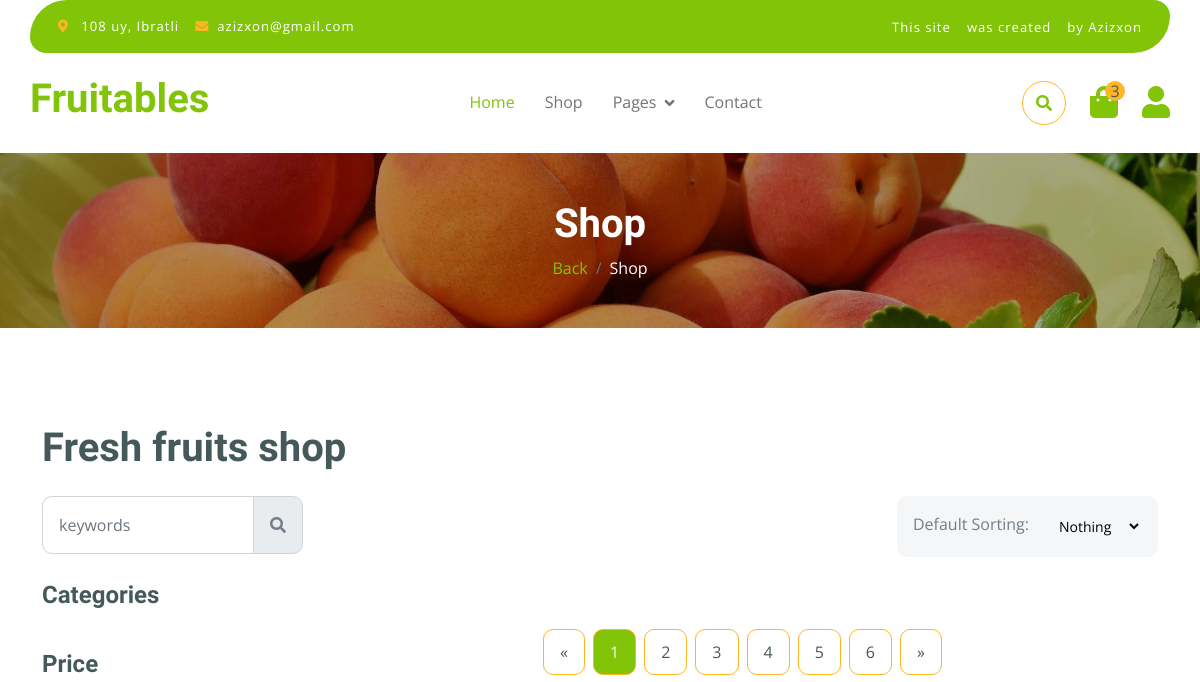
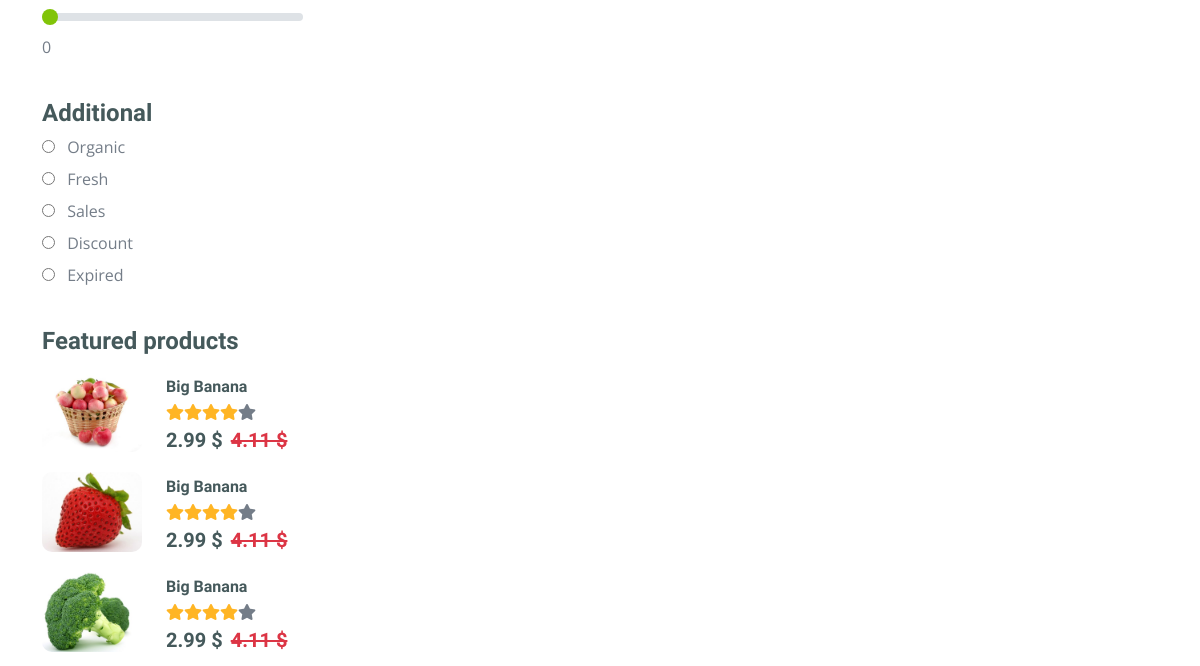
/sorting/mevalar (upper part), run on an earlier commit of the app's database (2 pictures, top to bottom).
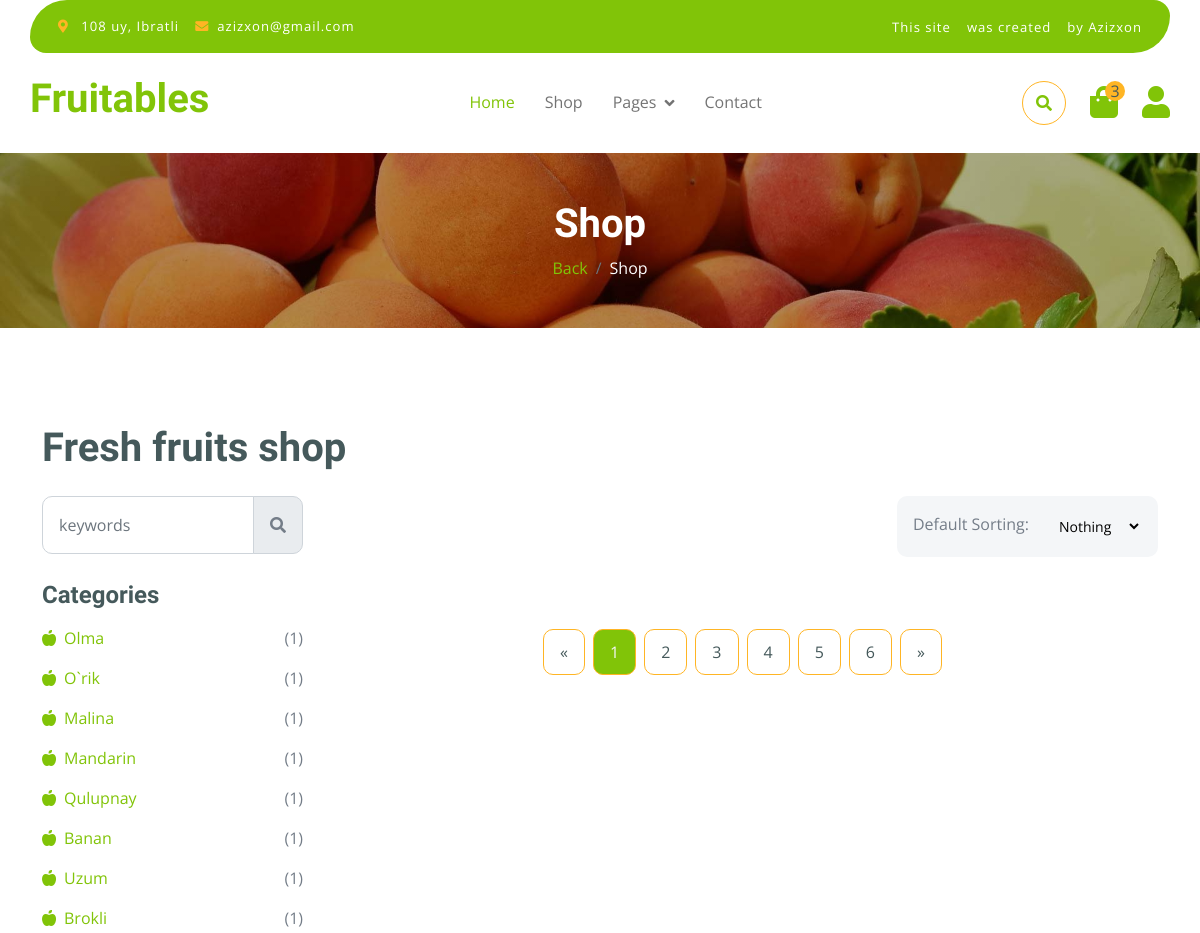
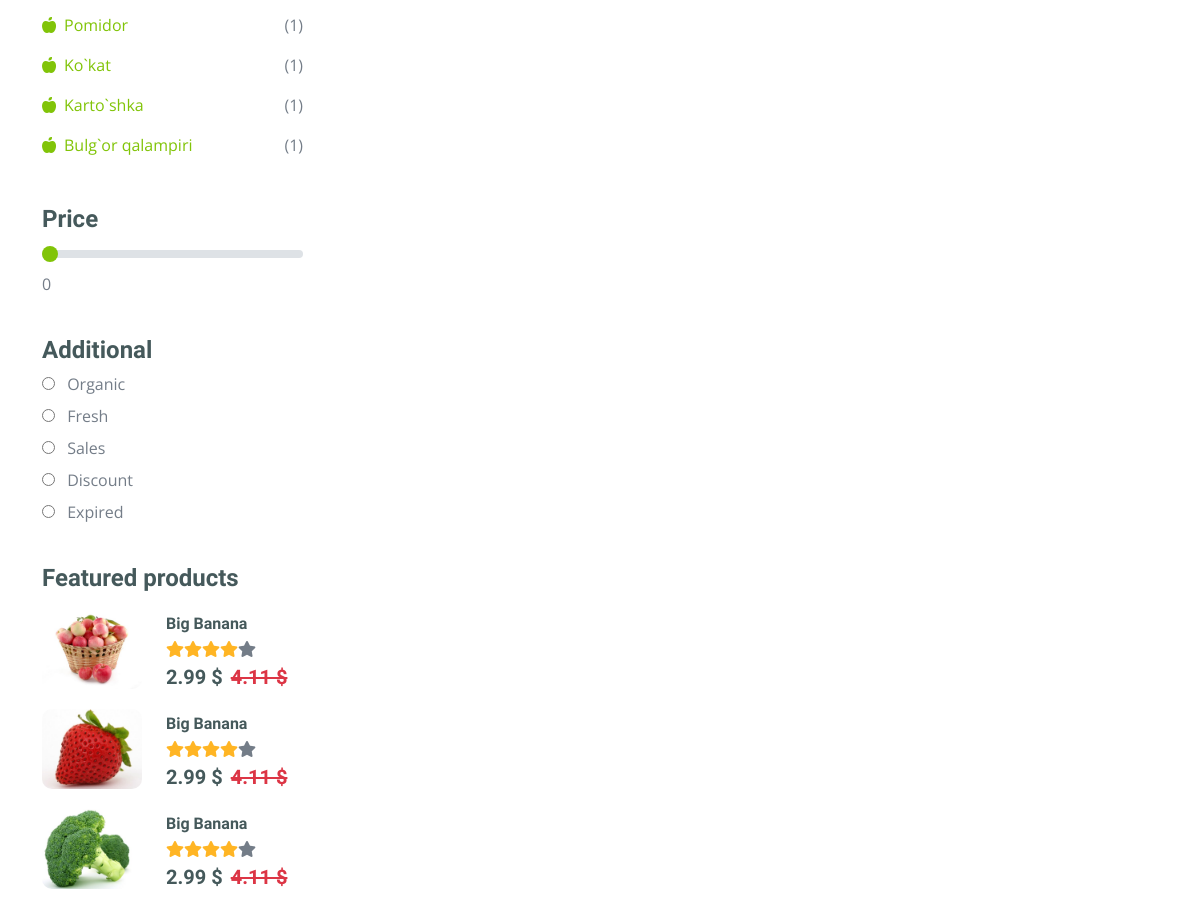
And on a later commit of the database (2 pictures, top to bottom).
### fath/models.py (models this page shows, shortened)
class Category(models.Model):
    name = models.CharField(max_length=255, unique=True)
    img = models.ImageField(upload_to='category_img/')
    slug = models.SlugField(blank=True, null=True)
    parent = models.ForeignKey('self', on_delete=models.CASCADE,blank=True,null=True,related_name='subcategories')

### fath/views.py (the view)
# urls.py: path('sorting/<slug:key_name>', views.SortingProductList.as_view(), name='sorting'),
class SortingProductList(ShopList):
    def get_context_data(self, object_list=None , **kwargs) :
        context = super().get_context_data(**kwargs)
        products = models.Product.objects.filter(filter_choice=self.kwargs['key_name'])
        context['products'] = products
        return context

### templates/fath/shop.html (shortened to what this page needs)
{% extends 'base.html' %}
{% load static %}
{% block content %}
        <div class="container-fluid page-header py-5">
            <h1 class="text-center text-white display-6">Shop</h1>
            <ol class="breadcrumb justify-content-center mb-0">
                <li class="breadcrumb-item"><a href="{% url 'index' %}">Back</a></li>
                <li class="breadcrumb-item active text-white">Shop</li>
            </ol>
        </div>
        <div class="container-fluid fruite py-5">
            <div class="container py-5">
                <h1 class="mb-4">Fresh fruits shop</h1>
                <div class="row g-4">
                    <div class="col-lg-12">
                        <div class="row g-4">
                            <div class="col-xl-3">
                                <div class="input-group w-100 mx-auto d-flex">
                                    <input type="search" class="form-control p-3" placeholder="keywords" aria-describedby="search-icon-1">
                                    <span id="search-icon-1" class="input-group-text p-3"><i class="fa fa-search"></i></span>
                                </div>
                            </div>
                            <div class="col-6"></div>
                            <div class="col-xl-3">
                                <div class="bg-light ps-3 py-3 rounded d-flex justify-content-between mb-4">
                                    <label for="fruits">Default Sorting:</label>
                                    <select id="my_select" onchange="redirectToPage()" name="fruitlist" class="border-0 form-select-sm bg-light me-3">
                                        <option value="{% url 'shop' %}">Nothing</option>
                                    </select>
                                </div>
                            </div>
                        </div>
                        <div class="row g-4">
                            <div class="col-lg-3">
                                <div class="row g-4">
                                    <div class="col-lg-12">
                                        <div class="mb-3">
                                            <h4>Categories</h4>
                                            <ul class="list-unstyled fruite-categorie">
                                                {% for category in categories %}
                                                {% for subcategory in category.subcategories.all %}
                                                <li>
                                                    <div class="d-flex justify-content-between fruite-name">
                                                        <a href="{% url 'subcategory' subcategory.slug %}"><i class="fas fa-apple-alt me-2"></i>{{subcategory.name}}</a>
                                                        <span>({{subcategory.product_set.count}})</span>
                                                    </div>
                                                </li>
                                            {% endfor %}
                                            {% endfor %}
                                            </ul>
                                        </div>
                                    </div>
                                    <div class="col-lg-12">
                                        <div class="mb-3">
                                            <h4 class="mb-2">Price</h4>
                                            <input type="range" class="form-range w-100" id="rangeInput" name="rangeInput" min="0" max="500" value="0" oninput="amount.value=rangeInput.value">
                                            <output id="amount" name="amount" min-velue="0" max-value="500" for="rangeInput">0</output>
                                        </div>
                                    </div>
                                    <div class="col-lg-12">
                                        <div class="mb-3">
                                            <h4>Additional</h4>
                                            <div class="mb-2">
                                                <input type="radio" class="me-2" id="Categories-1" name="Categories-1" value="Beverages">
                                                <label for="Categories-1"> Organic</label>
                                            </div>
                                            <div class="mb-2">
                                                <input type="radio" class="me-2" id="Categories-2" name="Categories-1" value="Beverages">
                                                <label for="Categories-2"> Fresh</label>
                                            </div>
                                            <div class="mb-2">
                                                <input type="radio" class="me-2" id="Categories-3" name="Categories-1" value="Beverages">
                                                <label for="Categories-3"> Sales</label>
                                            </div>
                                            <div class="mb-2">
                                                <input type="radio" class="me-2" id="Categories-4" name="Categories-1" value="Beverages">
                                                <label for="Categories-4"> Discount</label>
                                            </div>
                                            <div class="mb-2">
                                                <input type="radio" class="me-2" id="Categories-5" name="Categories-1" value="Beverages">
                                                <label for="Categories-5"> Expired</label>
                                            </div>
                                        </div>
                                    </div>
                                    <div class="col-lg-12">
                                        <h4 class="mb-3">Featured products</h4>
                                        <div class="d-flex align-items-center justify-content-start">
                                            <div class="rounded me-4" style="width: 100px; height: 100px;">
                                                <img src="{% static 'fath/img/featur-1.jpg' %}" class="img-fluid rounded" alt="">
                                            </div>
                                            <div>
                                                <h6 class="mb-2">Big Banana</h6>
                                                <div class="d-flex mb-2">
                                                    <i class="fa fa-star text-secondary"></i>
                                                    <i class="fa fa-star text-secondary"></i>
                                                    <i class="fa fa-star text-secondary"></i>
                                                    <i class="fa fa-star text-secondary"></i>
                                                    <i class="fa fa-star"></i>
                                                </div>
                                                <div class="d-flex mb-2">
                                                    <h5 class="fw-bold me-2">2.99 $</h5>
                                                    <h5 class="text-danger text-decoration-line-through">4.11 $</h5>
                                                </div>
                                            </div>
                                        </div>
                                        <div class="d-flex align-items-center justify-content-start">
                                            <div class="rounded me-4" style="width: 100px; height: 100px;">
                                                <img src="{% static 'fath/img/featur-2.jpg' %}" class="img-fluid rounded" alt="">
                                            </div>
                                            <div>
                                                <h6 class="mb-2">Big Banana</h6>
                                                <div class="d-flex mb-2">
                                                    <i class="fa fa-star text-secondary"></i>
                                                    <i class="fa fa-star text-secondary"></i>
                                                    <i class="fa fa-star text-secondary"></i>
                                                    <i class="fa fa-star text-secondary"></i>
                                                    <i class="fa fa-star"></i>
                                                </div>
                                                <div class="d-flex mb-2">
                                                    <h5 class="fw-bold me-2">2.99 $</h5>
                                                    <h5 class="text-danger text-decoration-line-through">4.11 $</h5>
                                                </div>
                                            </div>
                                        </div>
                                        <div class="d-flex align-items-center justify-content-start">
                                            <div class="rounded me-4" style="width: 100px; height: 100px;">
                                                <img src="{% static 'fath/img/featur-3.jpg' %}" class="img-fluid rounded" alt="">
                                            </div>
                                            <div>
                                                <h6 class="mb-2">Big Banana</h6>
                                                <div class="d-flex mb-2">
                                                    <i class="fa fa-star text-secondary"></i>
                                                    <i class="fa fa-star text-secondary"></i>
                                                    <i class="fa fa-star text-secondary"></i>
                                                    <i class="fa fa-star text-secondary"></i>
                                                    <i class="fa fa-star"></i>
                                                </div>
                                                <div class="d-flex mb-2">
                                                    <h5 class="fw-bold me-2">2.99 $</h5>
                                                    <h5 class="text-danger text-decoration-line-through">4.11 $</h5>
                                                </div>
                                            </div>
                                        </div>
                                    </div>
                                </div>
                            </div>
                            <div class="col-lg-9">
                                <div class="row g-4 justify-content-center">
                                    <div class="col-12">
                                        <div class="pagination d-flex justify-content-center mt-5">
                                            <a href="#" class="rounded">&laquo;</a>
                                            <a href="#" class="active rounded">1</a>
                                            <a href="#" class="rounded">2</a>
                                            <a href="#" class="rounded">3</a>
                                            <a href="#" class="rounded">4</a>
                                            <a href="#" class="rounded">5</a>
                                            <a href="#" class="rounded">6</a>
                                            <a href="#" class="rounded">&raquo;</a>
                                        </div>
                                    </div>
                                </div>
                            </div>
                        </div>
                    </div>
                </div>
            </div>
        </div>
        {% endblock content %}

### templates/base.html (shortened to what this page needs)
{% load static %}
<!DOCTYPE html>
<html lang="en">
    <head>
    {% include 'stils.html' %}
    </head>
    <body>
        {% include 'navbar.html' %}
        {% block content %}
        {% endblock content %}
    </body>
</html>

### templates/stils.html (shortened to what this page needs)
 {% load static %}
        <link rel="stylesheet" href="https://use.fontawesome.com/releases/v5.15.4/css/all.css"/>
        <link href="https://cdn.jsdelivr.net/npm/bootstrap-icons@1.4.1/font/bootstrap-icons.css" rel="stylesheet">
        <link href="{% static 'fath/lib/lightbox/css/lightbox.min.css' %}" rel="stylesheet">
        <link href="{% static 'fath/lib/owlcarousel/assets/owl.carousel.min.css' %}" rel="stylesheet">
        <link href="{% static 'fath/css/bootstrap.min.css' %}" rel="stylesheet">
        <link href="{% static 'fath/css/style.css' %}" rel="stylesheet">

### templates/navbar.html (shortened to what this page needs)
{% load static %}
<div class="container-fluid fixed-top">
    <div class="container topbar bg-primary d-none d-lg-block">
        <div class="d-flex justify-content-between">
            <div class="top-info ps-2">
                <small class="me-3"><i class="fas fa-map-marker-alt me-2 text-secondary"></i> <a href="#" class="text-white">108 uy, Ibratli</a></small>
                <small class="me-3"><i class="fas fa-envelope me-2 text-secondary"></i><a href="#" class="text-white">azizxon@gmail.com</a></small>
            </div>
            <div class="top-link pe-2">
                <a href="#" class="text-white"><small class="text-white mx-2">This site</small></a>
                <a href="#" class="text-white"><small class="text-white mx-2">was created</small></a>
                <a href="#" class="text-white"><small class="text-white ms-2">by Azizxon</small></a>
            </div>
        </div>
    </div>
    <div class="container px-0">
        <nav class="navbar navbar-light bg-white navbar-expand-xl">
            <a href="{% url 'index' %}" class="navbar-brand"><h1 class="text-primary display-6">Fruitables</h1></a>
            <div class="collapse navbar-collapse bg-white" id="navbarCollapse">
                <div class="navbar-nav mx-auto">
                    <a href="{% url 'index' %}" class="nav-item nav-link active">Home</a>
                    <a href="{% url 'shop' %}" class="nav-item nav-link">Shop</a>
                    <div class="nav-item dropdown">
                        <a href="#" class="nav-link dropdown-toggle" data-bs-toggle="dropdown">Pages</a>
                    </div>
                    <a href="{% url 'contact' %}" class="nav-item nav-link">Contact</a>
                </div>
                <div class="d-flex m-3 me-0">
                    <button class="btn-search btn border border-secondary btn-md-square rounded-circle bg-white me-4" data-bs-toggle="modal" data-bs-target="#searchModal"><i class="fas fa-search text-primary"></i></button>
                    <a href="{% url 'cart' %}" class="position-relative me-4 my-auto">
                        <i class="fa fa-shopping-bag fa-2x"></i>
                        <span class="position-absolute bg-secondary rounded-circle d-flex align-items-center justify-content-center text-dark px-1" style="top: -5px; left: 15px; height: 20px; min-width: 20px;">3</span>
                    </a>
                    <a href="#" class="my-auto">
                        <i class="fas fa-user fa-2x"></i>
                    </a>
                </div>
            </div>
        </nav>
    </div>
</div>

### templates/footer.html (shortened to what this page needs)
{% load static %}

### templates/js.html (shortened to what this page needs)
 {%  load static %}

What changed in the data, as far as the page shows it:
added Category: name "Olma", product_set.count "1"
added Category: name "O`rik", product_set.count "1"
added Category: name "Malina", product_set.count "1"
added Category: name "Mandarin", product_set.count "1"
added Category: name "Qulupnay", product_set.count "1"
added Category: name "Banan", product_set.count "1"
added Category: name "Uzum", product_set.count "1"
added Category: name "Brokli", product_set.count "1"
added Category: name "Pomidor", product_set.count "1"
added Category: name "Ko`kat", product_set.count "1"
added Category: name "Karto`shka", product_set.count "1"
added Category: name "Bulg`or qalampiri", product_set.count "1"
